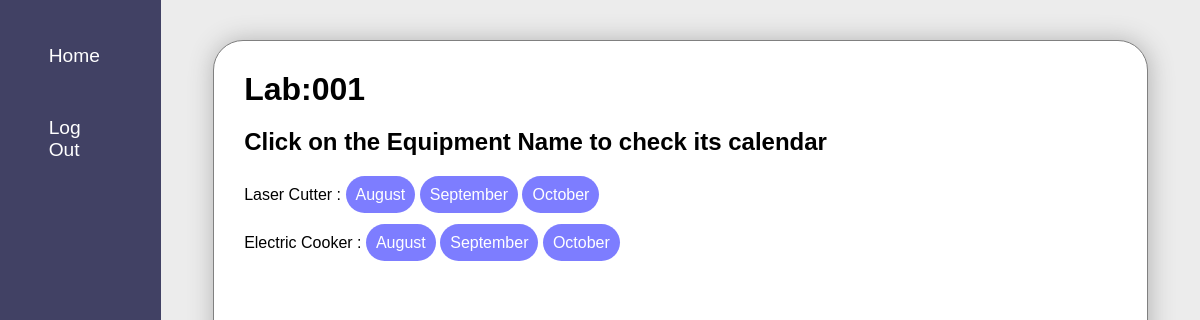
Before: /c_list/ (signed in) with the older database file.
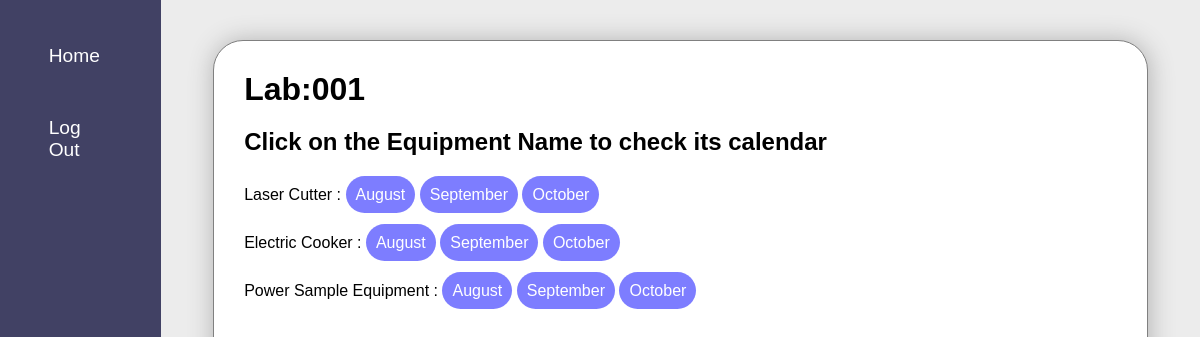
After: the same page with the newer database file.
### equ/models.py (models this page shows, shortened)
class Equipment(models.Model):
    name = models.CharField(max_length=100)
    lab = models.ForeignKey('Lab', on_delete=models.CASCADE, related_name='equipments')

### equ/views.py (the view)
# urls.py: path('c_list/',views.c_list,name="c_list"),
@login_required
def c_list(request):
    if request.user.groups.filter(name='admin').exists():
        lab = Lab.objects.get(lab_admin=request.user)
    elif request.user.groups.filter(name='labuser').exists():
        lab = request.user.profile.lab
    equipment_of_lab = Equipment.objects.filter(lab=lab)
    current_date = datetime.today()
    months_names = []
    current_month_name = current_date.strftime("%B")
    months_names.append(current_month_name)
    for i in range(1, 3):
        next_month = current_date.replace(month=current_date.month + i)
        next_month_name = next_month.strftime("%B")
        months_names.append(next_month_name)
    context = {'my_lab': lab, 'equipments':equipment_of_lab,'months':months_names}
    return render(request, 'equ/c_list.html', context)

### equ/templates/equ/c_list.html
{% extends "equ/c_base.html" %}
{% block content %}
<div class="al">
  <div class="all_lists">
    <h1> Lab:{{ my_lab.name }}</h1>
  <h2> Click on the Equipment Name to check its calendar</h2>
      <ul>
          {% for equipment in equipments %}
          <li>{{ equipment.name }} : <a href="{% url 'c_m1' equipment.pk %}">{{ months.0 }}</a>
            <a href="{% url 'c_m2' equipment.pk %}">{{ months.1 }}</a>
            <a href="{% url 'c_m3' equipment.pk %}">{{ months.2 }}</a> </li>
          {% endfor %}
      </ul>
  </div>
</div>
{% endblock content %}

Changed rows visible on the page:
added Equipment: name "Power Sample Equipment", months "August", months "September", months "October"
